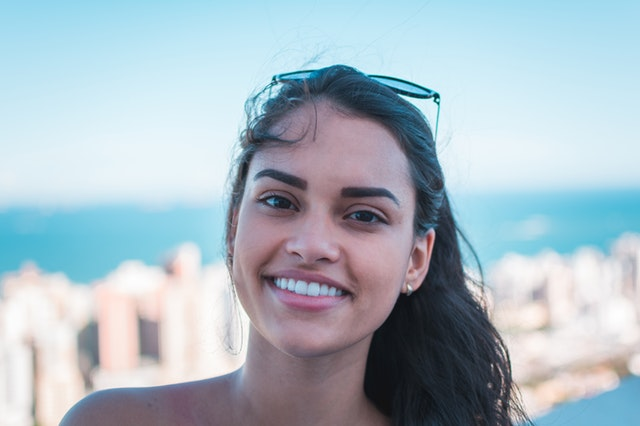
#> input picture OPENCV/smile_detection/smile.jpg, 640 x 426 px, found by its file name
$ python image_smile_detection.py
#> lines starting #> are read from the running program, lines starting #| are printed output that depends on the picture; after the words box and inside, x2 and y2 are one past the last pixel; in counts of white or black regions, pixels touching at a corner belong together
import cv2


img = cv2.imread("C:\\Users\\zelih\\OneDrive\\Belgeler\\OPENCV\\smile_detection\\smile.jpg")
#> img is the input picture: shape (426, 640, 3); mean B, G, R 195.2, 185.1, 169.2

smile_cascade = cv2.CascadeClassifier("C:\\Users\\zelih\\OneDrive\\Belgeler\\OPENCV\\smile_detection\\haarcascade_smile.xml")
face_cascade = cv2.CascadeClassifier("C:\\Users\\zelih\\OneDrive\\Belgeler\\OPENCV\\smile_detection\\haarcascade_frontalface_default.xml")

gray = cv2.cvtColor(img, cv2.COLOR_BGR2GRAY)
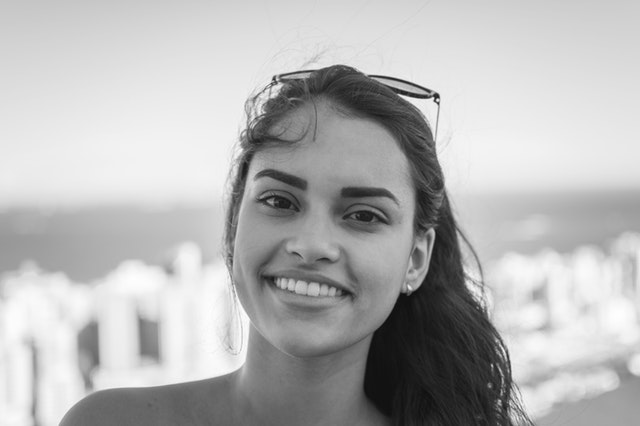
#> gray: shape (426, 640); min 12, max 255, mean 181.5
faces = face_cascade.detectMultiScale(gray,1.3,5)
#> faces = [[201, 117, 229, 229]]

for (x,y,w,h) in faces:

    cv2.rectangle(img,(x,y),(x+w,y+h),(0,0,255),2)
    roi_gray = gray[x:x+w,y:y+h]
    roi_img = img[x:x+w,y:y+h]

    smiles = smile_cascade.detectMultiScale(roi_gray,1.3,5)
    for (ex,ey,ew,eh) in smiles:
        cv2.rectangle(roi_img,(ex,ey),(ex+ew,ey+eh),(0,255,0),2)

    cv2.imshow('image',img)
#> this loop made 1 pass
#> (x, y, w, h, smiles) on pass 1: (201, 117, 229, 229, [[136, 59, 79, 40]])
#> pass 1, `roi_gray = gray[x:x+w,y:y+h]`:
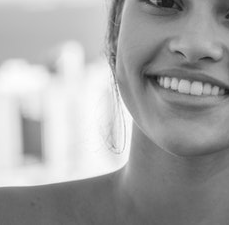
#> roi_gray: shape (225, 229); min 23, max 255, mean 164
#> pass 1, `roi_img = img[x:x+w,y:y+h]`:
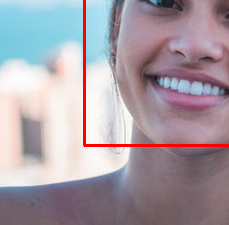
#> roi_img: shape (225, 229, 3); mean B, G, R 166.1, 157.8, 168.9
#> pass 1, `cv2.imshow('image',img)`:
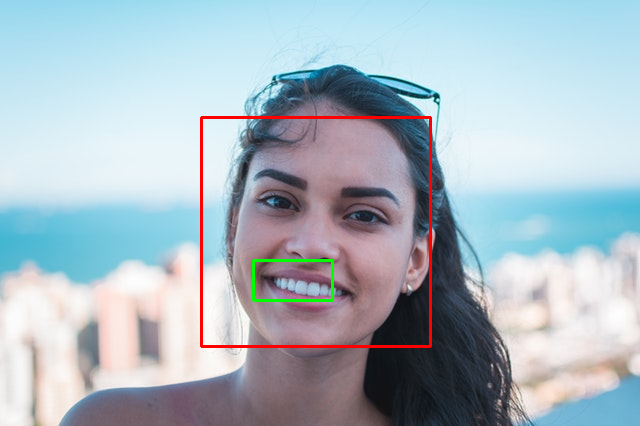
#> window 'image': shape (426, 640, 3); mean B, G, R 193.3, 184.1, 170
#> after the loop:
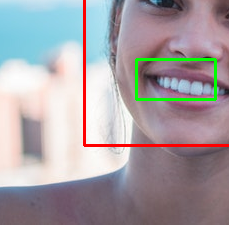
#> roi_img: shape (225, 229, 3); 1.38% of pixels changed, all inside (x1, y1, x2, y2) = (135, 58, 217, 101)

cv2.waitKey(0)
cv2.destroyAllWindows()
